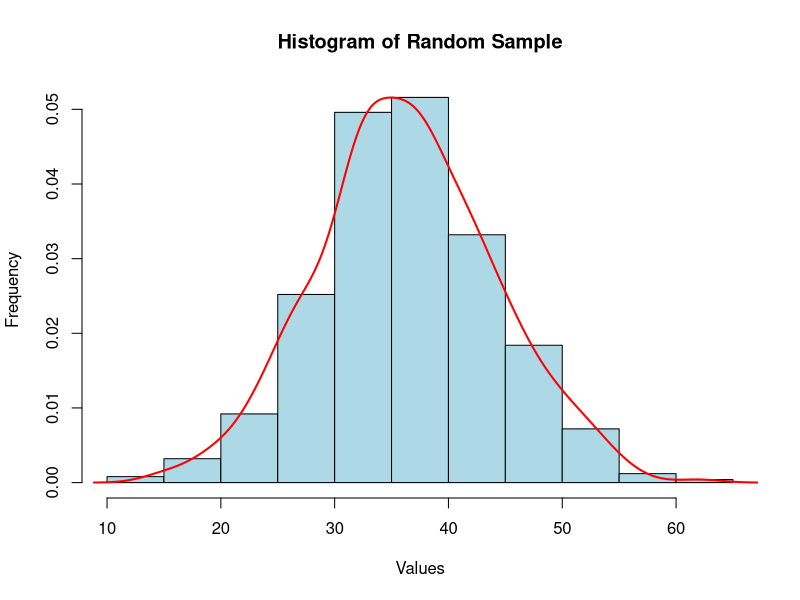
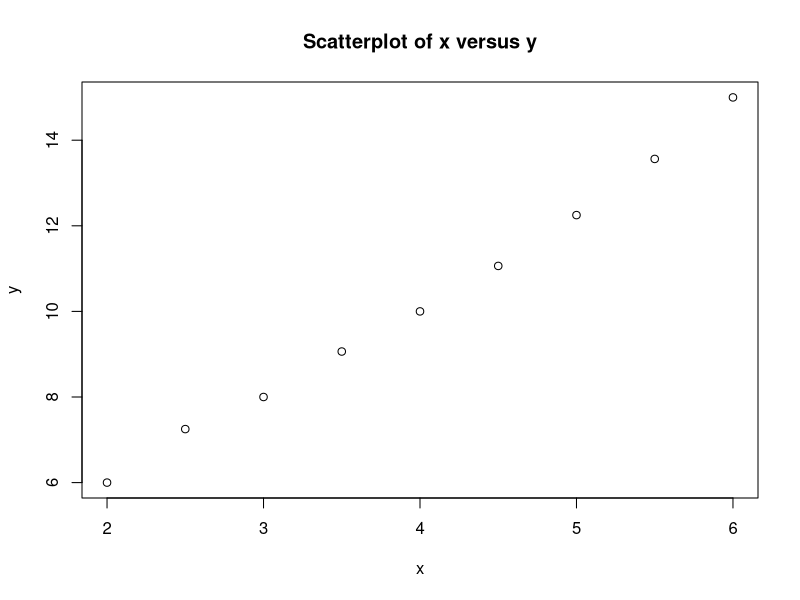
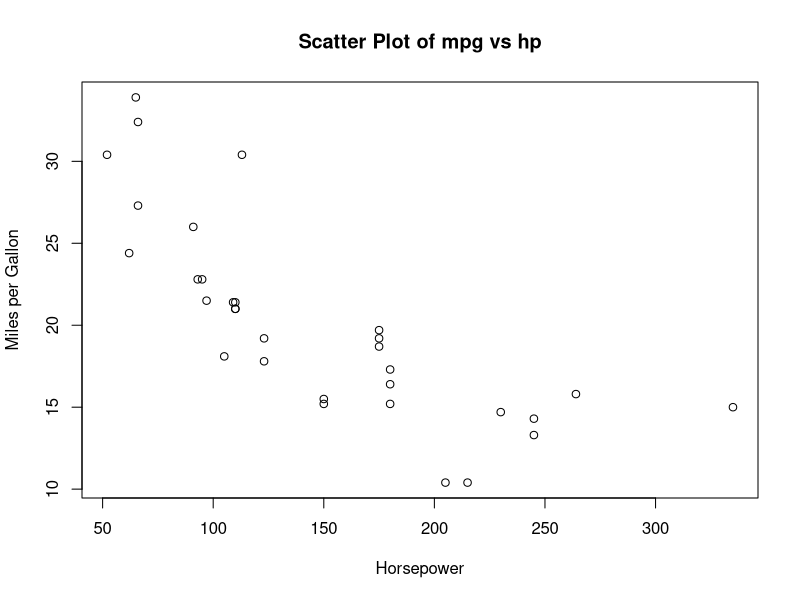
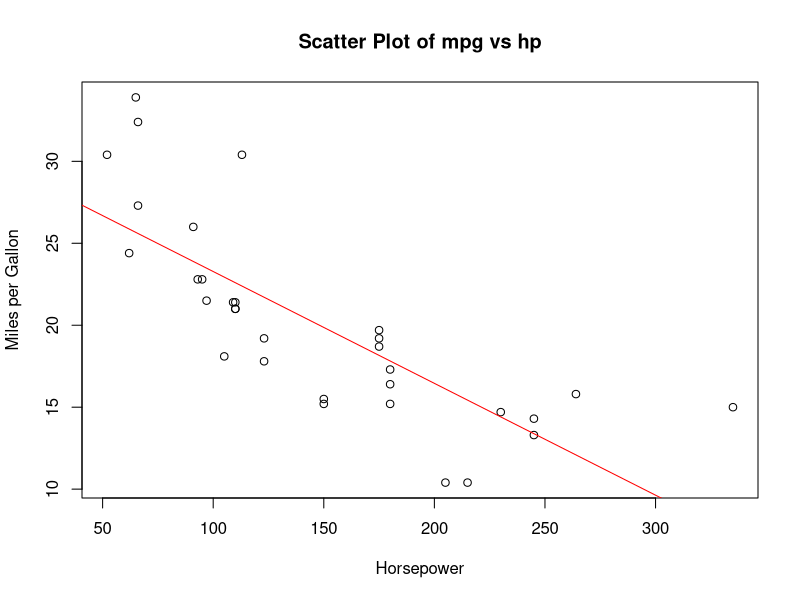
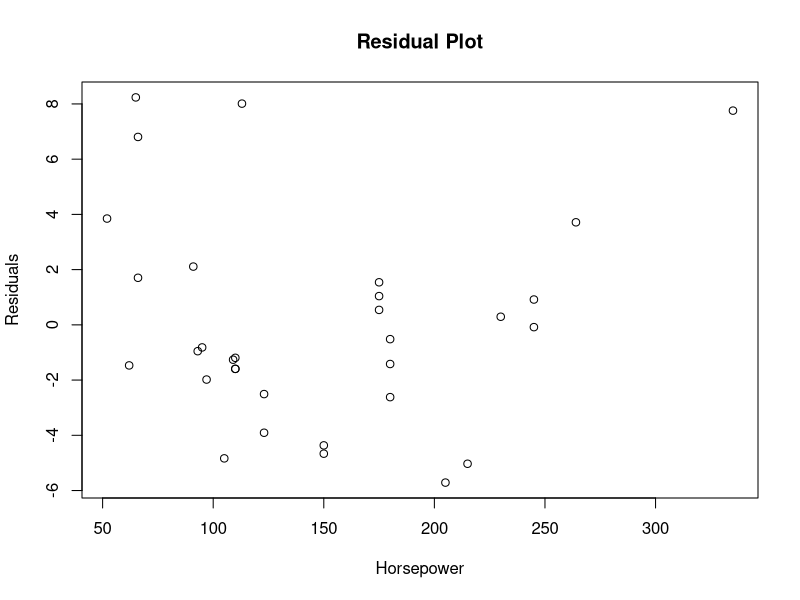
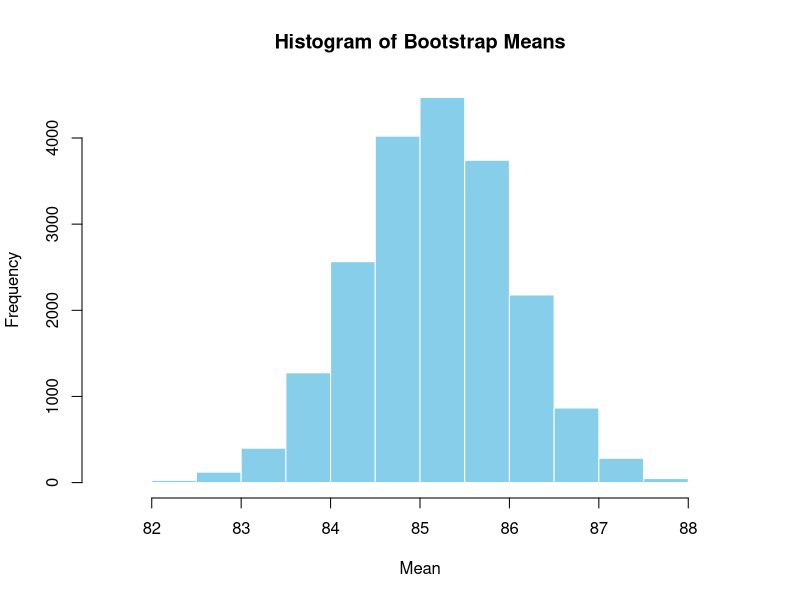
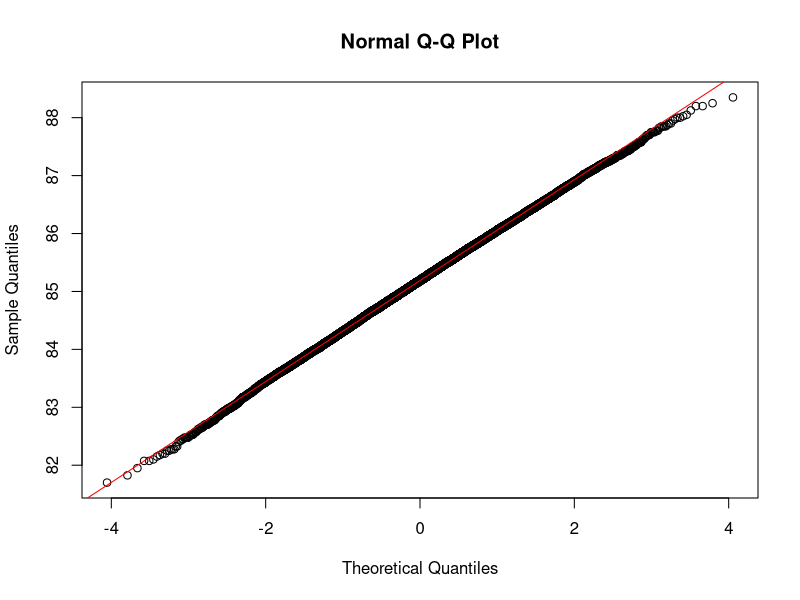

R code for these plots, in order:
# Question 1:

# Defining data for the two bags
bag1 <- data.frame(color = c('Red', 'Green'), value = c(5, 10))
bag2 <- data.frame(color = c('Blue', 'Yellow'), value = c(15, 20))

# Finding possible sums of values from both bags
possible_sums <- apply(expand.grid(bag1$value, bag2$value), 1, sum)
possible_values <- unique(possible_sums)
possible_values <- sort(possible_values)

# Printing possible values for the sum of numbers from the two bags
cat("a) Possible values for the sum of numbers from the two bags:\n")
cat(possible_values, "\n\n")

# Calculating probabilities for each possible sum
probabilities <- c(5/8 * 2/6, 5/8 * 4/6 + 3/8 * 2/6, 3/8 * 4/6)
pmf_X_df <- data.frame(X = possible_values, Probability = probabilities)

# Defining random variable Y = 2X - 3
Y_values <- 2 * possible_values - 3
pmf_Y_df <- data.frame(Y = Y_values, Probability = probabilities)

# Printing the probability mass function (pmf) for X and Y
cat("b) PMF for the random variable X:\n")
print(pmf_X_df)
cat("\n")

cat("   PMF for the random variable Y:\n")
print(pmf_Y_df)
cat("\n")

# Calculating expected value E(X) and variance Var(X) for X
E_X <- sum(pmf_X_df$X * pmf_X_df$Probability)
Var_X <- sum((pmf_X_df$X - E_X)^2 * pmf_X_df$Probability)

cat("c) Expected value E(X):\n")
print(E_X)

cat("   Variance Var(X):\n")
print(Var_X)
cat("\n")

# Calculating expected value E(Y) and variance Var(Y) for Y
E_Y <- sum(pmf_Y_df$Y * pmf_Y_df$Probability)
Var_Y <- sum((pmf_Y_df$Y - E_Y)^2 * pmf_Y_df$Probability)

cat("d) Expected value E(Y):\n")
print(E_Y)

cat("   Variance Var(Y):\n")
print(Var_Y)
cat("\n")

# Calculating cumulative probabilities for Y
cdf_Y <- cumsum(probabilities)
cdf_Y_df <- data.frame(Y = Y_values, Cumulative_Probability = cdf_Y)

# Printing cumulative probabilities for Y
cat("e) Cumulative probabilities for the random variable Y:\n")
print(cdf_Y_df)
cat("\n")

# Calculating P(Y = 37) using the cdf of Y
p_Y_37 <- pmf_Y_df$Probability[pmf_Y_df$Y == 37]

# Printing probability P(Y = 37)
cat("f) Probability P(Y = 37):\n")
print(p_Y_37)


# Question 2:

# Set seed for reproducibility
set.seed(123)

# Generate a random sample of 500 values from a normal distribution
random_sample <- rnorm(500, mean = 36, sd = 8)

# a) Create a histogram with 10 bins using the range (min to max)
hist(random_sample, breaks = 10, col = "lightblue", main = "Histogram of Random Sample",
     xlab = "Values", ylab = "Frequency", freq = F)

# b) Show the density curve over the histogram constructed above
lines(density(random_sample), col = "red", lwd = 2)

# c) Comment on the histogram and the density curve with respect to the data generated
# The histogram and density curve both depict the distribution of the random sample.
# The histogram visually represents the frequency of values, while the density curve provides a smoothed version of the distribution.
# They both indicate that the data is approximately normally distributed, centered around the mean of 36.

# Question 3:

# a) Create a data frame using the given data and plot x versus y
x <- c(2, 2.5, 3, 3.5, 4, 4.5, 5, 5.5, 6)
y <- c(6, 7.25, 8, 9.0625, 10, 11.0625, 12.25, 13.5625, 15)
data <- data.frame(x = x, y = y)

# Plot x versus y
plot(data$x, data$y, main = "Scatterplot of x versus y", xlab = "x", ylab = "y")

# b) Find the Pearson’s correlation coefficient (rx,y)
correlation_coefficient <- cor(data$x, data$y)
cat("b) Pearson's correlation coefficient (rx,y): ", correlation_coefficient, "\n\n")

# c) Comment on the possible reasons for the value of (Rx,y)
# Pearson's correlation coefficient measures the strength and direction of the linear relationship between x and y.
# The coefficient of approximately 0.997 suggests a strong positive linear relationship between x and y.

# d) Find the Pearson’s correlation coefficient (Rx,y) by considering only the last six pairs of data
subset_data <- data[4:9, ]  # Consider only the last six pairs of data
correlation_coefficient_subset <- cor(subset_data$x, subset_data$y)
cat("d) Pearson's correlation coefficient (Rx,y) for the last six pairs of data: ", correlation_coefficient_subset, "\n\n")

# Comment on the possible reasons why rx,y has changed
# The correlation coefficient might change due to the smaller sample size and potential variations in the data subset.

# e) Consider the new variables X1 = 2x − 1 and X2 = x^2
X1 <- 2 * x - 1
X2 <- x^2

# Calculate the Pearson’s correlation coefficients (rx1,y) and (rx2,y)
correlation_coefficient_X1 <- cor(X1, y)
correlation_coefficient_X2 <- cor(X2, y)

cat("e) Pearson's correlation coefficient (rx1,y): ", correlation_coefficient_X1, "\n")
cat("   Pearson's correlation coefficient (rx2,y): ", correlation_coefficient_X2, "\n\n")

# Comment on the relationship between rx,y, rx1,y, and rx2,y
# These correlation coefficients measure the linear relationship between different transformations of x and y.


# Question 4:

# Load the mtcars dataset
data(mtcars)

# a) Print the first ten rows of the "mtcars" dataset
head(mtcars, 10)

# b) Print the 5-number summary of two variables: mpg (miles per gallon) and hp (horsepower)
summary(mtcars$mpg)
summary(mtcars$hp)

# c) Plot a scatter plot to visualize the association between mpg (X-axis) and hp (Y-axis)
plot(mtcars$hp, mtcars$mpg, xlab = "Horsepower", ylab = "Miles per Gallon", main = "Scatter Plot of mpg vs hp")

# d) Fit a linear regression model to predict mpg in terms of hp (horsepower)
model <- lm(mpg ~ hp, data = mtcars)
summary(model)

# Plotting the regression line over the data
plot(mtcars$hp, mtcars$mpg, xlab = "Horsepower", ylab = "Miles per Gallon", main = "Scatter Plot of mpg vs hp")
abline(model, col = "red")

# e) Write down the fitted equation of the form Y_hat = beta0 + beta1*X
# By how many units does mpg increase or decrease when hp (horsepower) increases by one unit?
beta0 <- coef(model)[1]
beta1 <- coef(model)[2]
cat("Fitted Equation: Y_hat = ", beta0, " + ", beta1, "X\n")
cat("Change in mpg when hp increases by one unit: ", beta1, "\n")

# f) Plot the residuals versus hp (i.e., residual plot) to check for the adequacy of the fitted line and possible outliers
plot(mtcars$hp, residuals(model), xlab = "Horsepower", ylab = "Residuals", main = "Residual Plot")

# g) Predict the mpg for a car with a horsepower of 110
new_hp <- 110
predicted_mpg <- predict(model, newdata = data.frame(hp = new_hp))
cat("Predicted mpg for a car with horsepower 110:", predicted_mpg, "\n")


# Question 5:

# Given parameters
mean_spending <- 5.50
std_dev <- 1.20

# Function to calculate percentile based on mean and standard deviation
percentile_calc <- function(percentile, mean, std_dev) {
  z_score <- qnorm(percentile/100)
  spending <- mean + z_score * std_dev
  return(spending)
}

# a) Find the 90th percentile of customer spending
percentile_90 <- percentile_calc(90, mean_spending, std_dev)
print(paste("90th percentile of customer spending:", round(percentile_90, 2)))

# b) Determine the 25th percentile of customer spending
percentile_25 <- percentile_calc(25, mean_spending, std_dev)
print(paste("25th percentile of customer spending:", round(percentile_25, 2)))

# c) Calculate the median value of customer spending
median_spending <- percentile_calc(50, mean_spending, std_dev)
print(paste("Median value of customer spending:", round(median_spending, 2)))

# d) What percentage of customers spend more than $7.00?
percent_more_than_7 <- pnorm((7 - mean_spending) / std_dev, lower.tail = FALSE) * 100
print(paste("Percentage of customers spending more than $7.00:", round(percent_more_than_7, 2), "%"))


# Quetion 5-b
# Given parameters
p <- 0.05  # probability of being infected in the population
n <- 50    # sample size

# a) Binomial distribution setup
# Specify the distribution with parameters n and p
dist_binomial <- list(n = n, p = p)

# b) Probability that fewer than 3 individuals in the sample are infected
# Calculate the cumulative probability for X less than 3
prob_less_than_3 <- pbinom(2, size = dist_binomial$n, prob = dist_binomial$p)
print(paste("Probability that fewer than 3 individuals in the sample are infected:", round(prob_less_than_3, 4)))

# c) Mean and Variance of X
# Mean
mean_X <- dist_binomial$n * dist_binomial$p
print(paste("Mean of X:", mean_X))

# Variance
var_X <- dist_binomial$n * dist_binomial$p * (1 - dist_binomial$p)
print(paste("Variance of X:", var_X))

# d) New scenario with infection rate of 2% and sample size of 200
# New parameters
p_new <- 0.02
n_new <- 200

# Binomial distribution setup for the new scenario
dist_binomial_new <- list(n = n_new, p = p_new)

# For the new scenario, it's still a binomial distribution
print("For the new scenario:")
print(paste("Mean of X:", dist_binomial_new$n * dist_binomial_new$p))
print(paste("Variance of X:", dist_binomial_new$n * dist_binomial_new$p * (1 - dist_binomial_new$p)))


# Question 6:

# Given dataset
exam_scores <- c(82, 88, 75, 94, 90, 85, 78, 91, 86, 89, 92, 80, 87, 79, 84, 77, 83, 81,
                 76, 93, 88, 85, 89, 90, 82, 86, 75, 91, 79, 84, 78, 95, 88, 87, 93, 86, 82, 89, 90, 80)

# Number of bootstrap samples
n_bootstrap <- 20000

# a) Bootstrap sampling
set.seed(123)  # for reproducibility
bootstrap_means <- replicate(n_bootstrap, mean(sample(exam_scores, replace = TRUE)))

# b) Histogram of bootstrap means
hist(bootstrap_means, main = "Histogram of Bootstrap Means", xlab = "Mean", col = "skyblue", border = "white")

# c) Bootstrap percentile confidence interval for the mean
confidence_interval <- quantile(bootstrap_means, c(0.05, 0.95))
print(paste("90% Bootstrap Percentile Confidence Interval for the Mean:", confidence_interval))

# d) Normal Q-Q plot
qqnorm(bootstrap_means)
qqline(bootstrap_means, col = "red")

